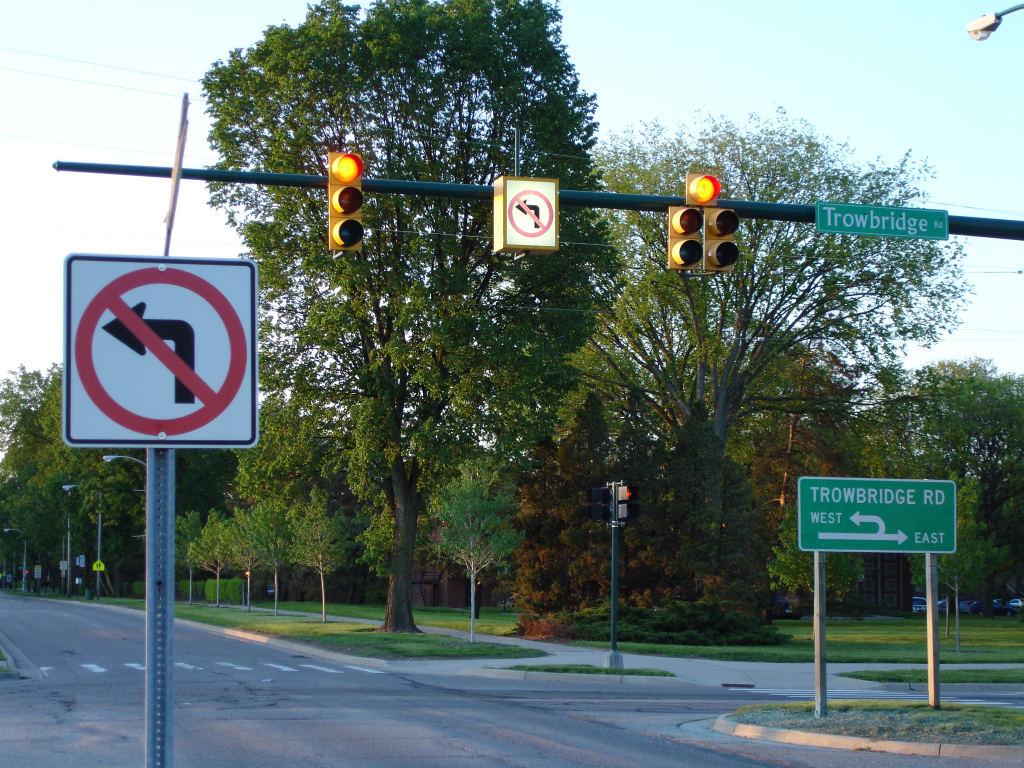
//> input picture Shape_detection/data/Michigan_left_lighted_sign.jpg, 3072 x 2304 px (shown at 1/3 size)
$ ./misc_shape_detect data/Michigan_left_lighted_sign.jpg   (built with g++ and OpenCV 4)
//> lines starting //> are read from the running program, lines starting //| are printed output that depends on the picture; after the words box and inside, x2 and y2 are one past the last pixel; in counts of white or black regions, pixels touching at a corner belong together
//> further down, original is the input picture: 2304 rows x 3072 cols, CV_8UC3; mean B, G, R 114.7, 118.6, 102.1
#include <opencv2/highgui/highgui.hpp>
#include <opencv2/imgproc/imgproc.hpp>
#include <cmath>
#include <iostream>

static double angle(cv::Point pt1, cv::Point pt2, cv::Point pt0)
{
	double dx1 = pt1.x - pt0.x;
	double dy1 = pt1.y - pt0.y;
	double dx2 = pt2.x - pt0.x;
	double dy2 = pt2.y - pt0.y;
	return (dx1*dx2 + dy1*dy2)/sqrt((dx1*dx1 + dy1*dy1)*(dx2*dx2 + dy2*dy2) + 1e-10);
}

void setLabel(cv::Mat& im, const std::string label, std::vector<cv::Point>& contour)
{
	int fontface = cv::FONT_HERSHEY_SIMPLEX;
	double scale = 0.4;
	int thickness = 1;
	int baseline = 0;

	cv::Size text = cv::getTextSize(label, fontface, scale, thickness, &baseline);
	cv::Rect r = cv::boundingRect(contour);

	cv::Point pt(r.x + ((r.width - text.width) / 2), r.y + ((r.height + text.height) / 2));
	cv::rectangle(im, pt + cv::Point(0, baseline), pt + cv::Point(text.width, -text.height), CV_RGB(255,255,255), CV_FILLED);
	cv::putText(im, label, pt, fontface, scale, CV_RGB(0,0,0), thickness, 8);
}

cv::Mat main_detector(cv::Mat& src , int lcanny , int ucanny)
{
//> called with lcanny = 50, ucanny = 50
        cv::Mat gray;
	cv::cvtColor(src, gray, CV_BGR2GRAY);
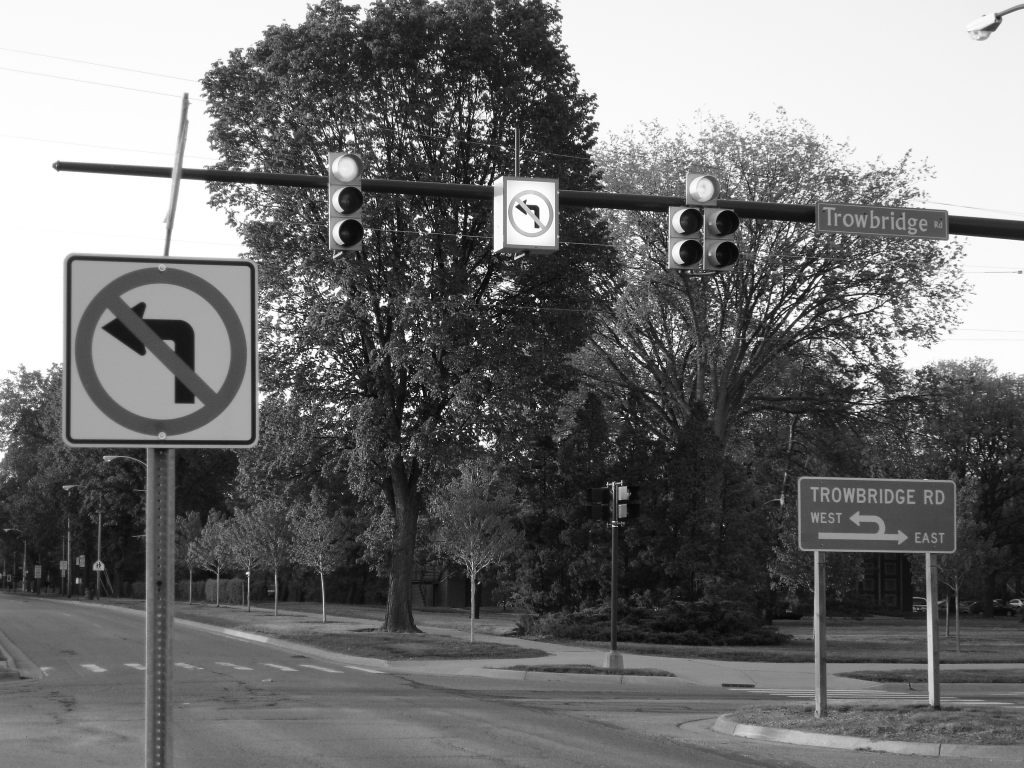
//> gray: 2304 rows x 3072 cols, CV_8UC1 (shown at 1/3 size); min 0, max 255, mean 113.3

	cv::Mat bw;
	cv::Canny(gray, bw, lcanny , ucanny, 5);  //kernel_size=5
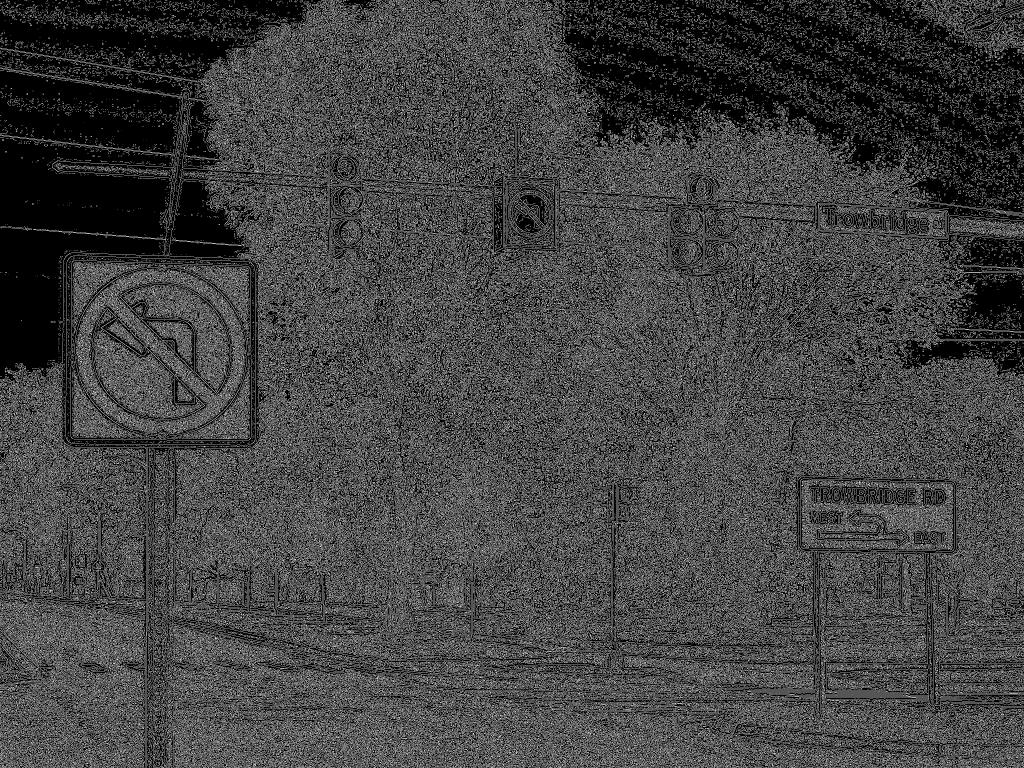
//> bw: 2304 rows x 3072 cols, CV_8UC1 (shown at 1/3 size); 26.4% white in thin lines or dots
        cv::imshow("canny_output" , bw );

	// Find contours
	std::vector<std::vector<cv::Point> > contours;
	cv::findContours(bw.clone(), contours, CV_RETR_EXTERNAL, CV_CHAIN_APPROX_SIMPLE);
//> contours = 113636 contours

	std::vector<cv::Point> approx;
	cv::Mat dst = src.clone();

	for (int i = 0; i < contours.size(); i++)
	{
	        cv::approxPolyDP(cv::Mat(contours[i]), approx, cv::arcLength(cv::Mat(contours[i]), true)*0.02, true);

		// Skip small or non-convex objects
		if (std::fabs(cv::contourArea(contours[i])) < 30 || !cv::isContourConvex(approx))
			continue;


		else if (approx.size() >= 3 && approx.size() <= 6)
		{
			// Number of vertices of polygonal curve
			int vtc = approx.size();

			// Get the cosines of all corners
			std::vector<double> cos;
			for (int j = 2; j < vtc+1; j++)
				cos.push_back(angle(approx[j%vtc], approx[j-2], approx[j-1]));

			// Sort ascending the cosine values
			std::sort(cos.begin(), cos.end());

			// Get the lowest and the highest cosine
			double mincos = cos.front();
			double maxcos = cos.back();

			// Use the degrees obtained above and the number of vertices
			// to determine the shape of the contour
			if (vtc == 4 && mincos >= -0.1 && maxcos <= 0.3)
				{
                                 //setLabel(dst, "RECT", contours[i]);
                                 cv::polylines( dst , approx , true , cv::Scalar(0,255,0) , 3 , CV_AA , 0 );
                                }
                        else if (vtc == 3 && mincos >= 0.25 && maxcos <= 0.750)
                                {
                                 //setLabel(dst, "TRI", contours[i]);
                                 cv::polylines( dst , approx , true , cv::Scalar(0,255,0) , 3 , CV_AA , 0 );
                                }
			else if (vtc == 5 && mincos >= -0.34 && maxcos <= -0.27)
                                {
				//setLabel(dst, "PENTA", contours[i]);
                                cv::polylines( dst , approx , true , cv::Scalar(0,255,0) , 3 , CV_AA , 0 );
                                }
			else if (vtc == 6 && mincos >= -0.55 && maxcos <= -0.45)
				{
                                 //setLabel(dst, "HEXA", contours[i]);
                                 cv::polylines( dst , approx , true , cv::Scalar(0,255,0) , 3 , CV_AA , 0 );
                                }

		}
		else
		{

			double area = cv::contourArea(contours[i]);
			cv::Rect r = cv::boundingRect(contours[i]);
			int radius = r.width / 2;


			if (std::abs(1 - ((double)r.width / r.height)) <= 0.2 &&
			    std::abs(1 - (area / (CV_PI * std::pow(radius, 2)))) <= 0.2)
				//setLabel(dst, "CIR", contours[i]);
                                cv::polylines( dst , approx , true , cv::Scalar(0,255,0) , 3 , CV_AA , 0 );
		}
	}
//> this loop made 113636 passes
//> approx on passes 1 to 3: 1 Point (x, y): [3050, 2303], 2 Points (x, y): [3010, 2303], [3017, 2303], 1 Point (x, y): [2963, 2303]
//> after the loop, approx = 3 Points (x, y): [74, 0], [74, 1], [75, 1]

        return dst;


}
int main(int argc , char** argv)
{

	cv::Mat original = cv::imread(argv[1] , 1 );
	if (original.empty())
		return -1;
        int lcanny=50;
        int ucanny=50;
        int maxlcanny = 600 , maxucanny = 600;
        cv::namedWindow("Shapes_detected" , CV_WINDOW_AUTOSIZE);
        cv::namedWindow("canny_output" , CV_WINDOW_AUTOSIZE);
        cv::createTrackbar( "canny_lower_value" , "Shapes_detected" , &lcanny , maxlcanny);
        cv::createTrackbar( "canny_upper_value" , "Shapes_detected" , &ucanny , maxucanny);

        while(1)
        {
        cv::Mat final=main_detector(original , lcanny , ucanny);
	cv::imshow("Shapes_detected", final);

	char a = cv::waitKey(33);
//> the Esc key is pressed
        }
	return 0;
}

$ run again, on Shape_detection/data/controlled-intersection.jpg
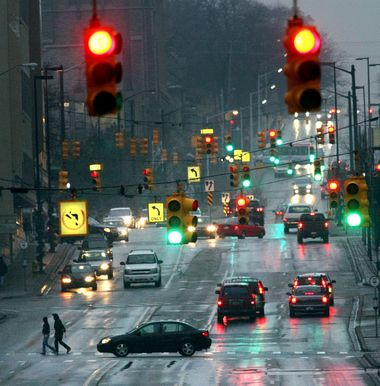
//> input picture Shape_detection/data/controlled-intersection.jpg, 380 x 386 px
//> original is the input picture: 386 rows x 380 cols, CV_8UC3; mean B, G, R 91.6, 93.3, 86
//> in main_detector, `cv::Canny(gray, bw, lcanny , ucanny, 5);`:
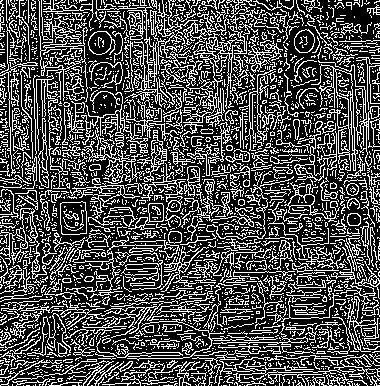
//> bw: 386 rows x 380 cols, CV_8UC1; 30.6% white in thin lines or dots
//> contours = 2414 contours, 2273 with area under 20; largest, box (x1, y1, x2, y2) and area: (180, 26, 247, 147) 964, (60, 201, 87, 235) 808, (150, 0, 231, 86) 728, (96, 0, 167, 119) 680, (88, 31, 116, 55) 436
//> the loop in main_detector, `for (int i = 0; i < contours.size(); i++)` made 2414 passes
//> approx on passes 1 to 3: 1 Point (x, y): [345, 385], 2 Points (x, y): [341, 385], [342, 385], 2 Points (x, y): [334, 385], [336, 385]
//> after the loop in main_detector, `for (int i = 0; i < contours.size(); i++)`:
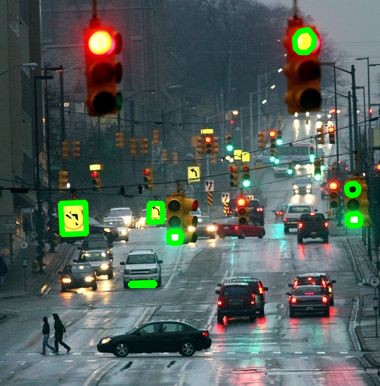
//> dst: 386 rows x 380 cols, CV_8UC3; 1.89% of pixels changed, all inside (x1, y1, x2, y2) = (57, 26, 364, 289)
//> after the loop in main_detector, `for (int i = 0; i < contours.size(); i++)`: approx = contour of 11 points, box (x1, y1, x2, y2) (0, 0, 4, 11), area 6
